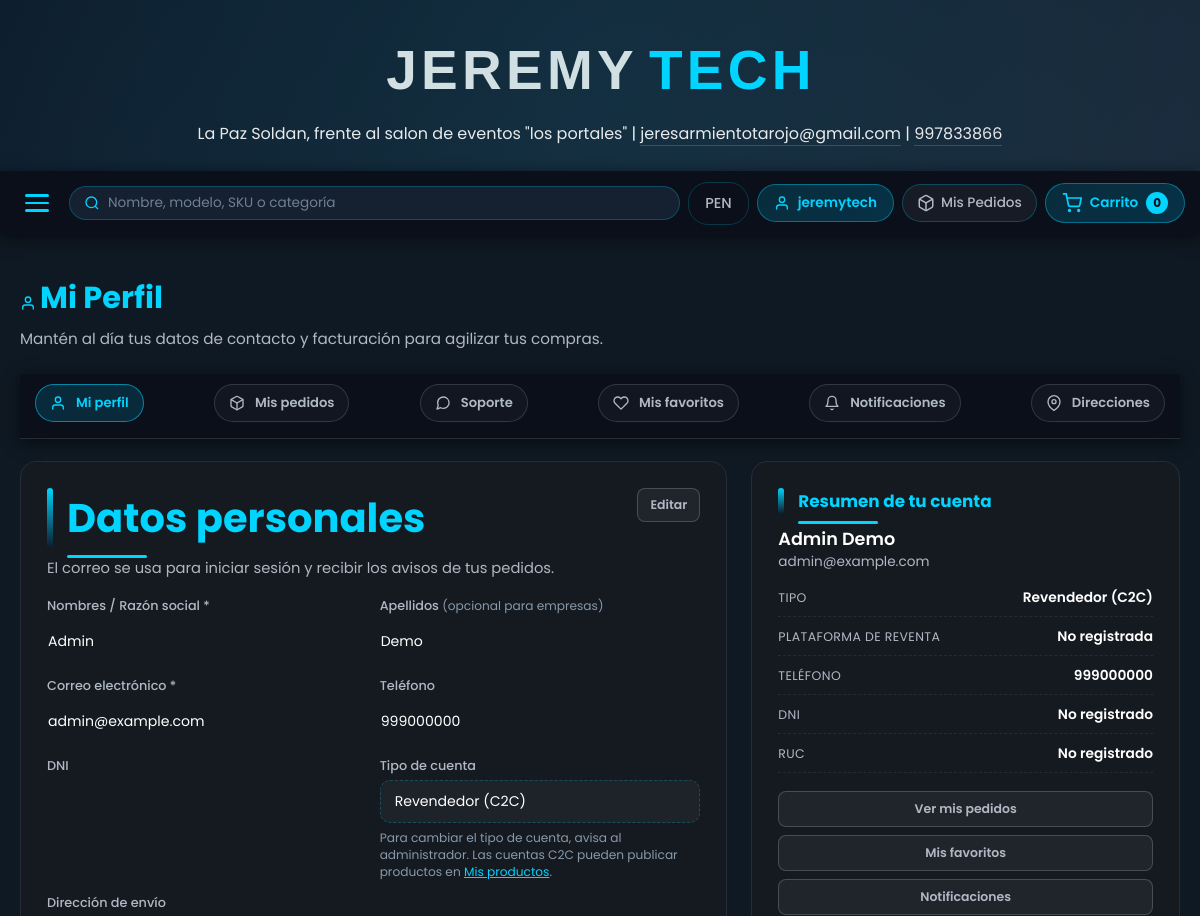
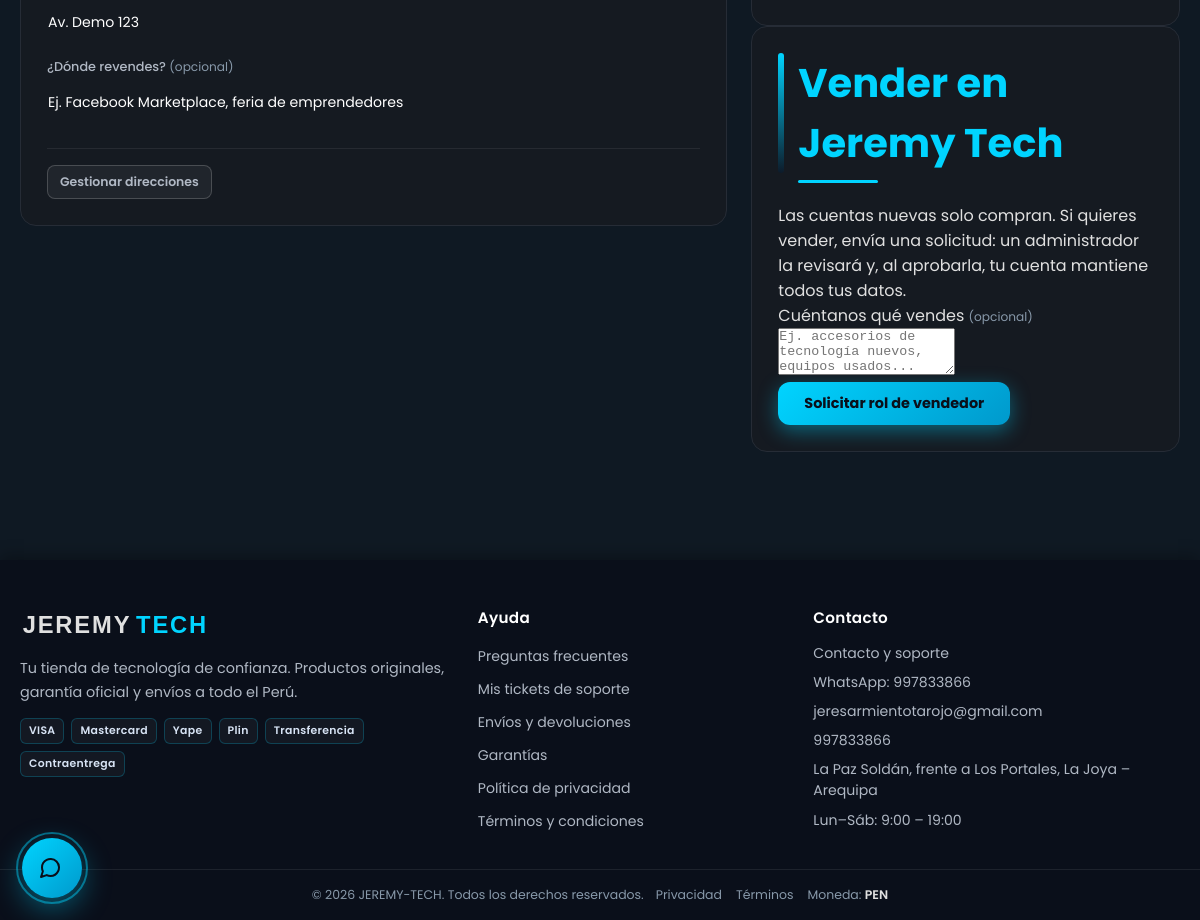
/public/index.php?ruta=perfil (signed in), run on the app's committed database (2 pictures, top to bottom).
### tables this page shows
CREATE TABLE `users` (
  `id` bigint(20) unsigned NOT NULL AUTO_INCREMENT,
  `name` varchar(255) NOT NULL,
  `apellidos` varchar(180) NOT NULL DEFAULT '',
  `email` varchar(190) NOT NULL,
  `usuario` varchar(60) DEFAULT NULL,
  `password` varchar(255) NOT NULL,
  `rol` varchar(30) NOT NULL DEFAULT 'cliente',
  `comision_porcentaje` decimal(5,2) DEFAULT NULL,
  `verificado` tinyint(1) NOT NULL DEFAULT 0,
  `activo` tinyint(1) NOT NULL DEFAULT 1,
  `telefono` varchar(20) NOT NULL DEFAULT '',
  `direccion` varchar(255) NOT NULL DEFAULT '',
  `tipo` enum('B2C','B2B','C2C') NOT NULL DEFAULT 'B2C',
  `empresa` varchar(120) NOT NULL DEFAULT '',
  `ruc` varchar(11) NOT NULL DEFAULT '',
  `plataforma_reventa` varchar(120) NOT NULL DEFAULT '',
  `dni` varchar(8) NOT NULL DEFAULT '',
  `pregunta_secreta` varchar(180) NOT NULL DEFAULT '',
  `respuesta_secreta_hash` varchar(255) NOT NULL DEFAULT '',
  `ultimo_ingreso` timestamp NULL DEFAULT NULL,
  `created_at` timestamp NULL DEFAULT current_timestamp(),
  `updated_at` timestamp NULL DEFAULT NULL ON UPDATE current_timestamp(),
  `deleted_at` timestamp NULL DEFAULT NULL,
  PRIMARY KEY (`id`),
  UNIQUE KEY `users_email_unique` (`email`),
  UNIQUE KEY `users_usuario_unique` (`usuario`),
  KEY `users_rol_index` (`rol`)
);

### src/Controller/CuentaController.php (called while the page is built, shortened)
<?php
class CuentaController
{
    public function perfil(): void
    {
        $perfil = Cuenta::usuarioActual();
        $formulario = $perfil;
        $flash = self::tomarFlashPerfil();
        require BASE_PATH . '/views/layout/header.php';
        require BASE_PATH . '/views/perfil.php';
        require BASE_PATH . '/views/layout/footer.php';
    }
    private static function tomarFlashPerfil(): array
    {
        $flash = $_SESSION['flash_perfil'] ?? null;
        return ['tipo' => '', 'mensaje' => ''];
    }
}

### src/Model/Cuenta.php (called while the page is built, shortened)
<?php
class Cuenta
{
    public static function idSesion(): ?int
    {
        $id = $_SESSION[self::SESION_CLAVE] ?? null;
        return $id !== null ? (int) $id : null;
    }
    public static function puedePublicar(?array $usuario = null): bool
    {
        $usuario ??= self::usuarioActual();
        return (string) ($usuario['rol'] ?? '') === 'vendedor';
    }
    public static function esVendedor(): bool
    {
        return self::puedePublicar();
    }
    public static function usuarioActual(): ?array
    {
        $id = self::idSesion();
        $stmt = conexion()->prepare(
            'SELECT id, name AS nombre, apellidos, email, usuario, telefono, direccion, dni, ruc, empresa,
                    plataforma_reventa, tipo, rol, verificado
             FROM users WHERE id = ? AND activo = 1 AND deleted_at IS NULL LIMIT 1'
        );
        $stmt->execute([$id]);
        $fila = $stmt->fetch();
        return $fila ?: null;
    }
}

### config/conexion.php (called while the page is built, shortened)
<?php
spl_autoload_register(function (string $clase): void {
    $prefijo = 'Controller\\';
    if (str_starts_with($clase, $prefijo)) {
        return;
    }
    $prefijo = 'Model\\';
    if (str_starts_with($clase, $prefijo)) {
        $ruta = BASE_PATH . '/src/Model/' . substr($clase, strlen($prefijo)) . '.php';
        return;
    }
});
function conexion(): PDO
{
    static $pdo = null;
    if ($pdo instanceof PDO) {
        return $pdo;
    }
    try {
        $pdo = new PDO(
            'mysql:host=' . DB_HOST . ';dbname=' . DB_NAME . ';charset=utf8mb4',
            DB_USER,
            DB_PASS,
            [
                PDO::ATTR_ERRMODE            => PDO::ERRMODE_EXCEPTION,
                PDO::ATTR_DEFAULT_FETCH_MODE => PDO::FETCH_ASSOC,
                PDO::ATTR_EMULATE_PREPARES   => false,
            ]
        );
    } catch (PDOException $error) {
        http_response_code(500);
        die(
            "No se pudo conectar a la base de datos '" . DB_NAME . "'. Verifica que " .
            "MariaDB esté encendido y que la base exista (CREATE DATABASE jeremy_tech;).<br>" .
            "Detalle técnico: " . htmlspecialchars($error->getMessage())
        );
    }
    try {
        $offset = (new DateTimeImmutable('now', new DateTimeZone(APP_TIMEZONE)))->format('P');
        $pdo->exec('SET time_zone = ' . $pdo->quote($offset));
    } catch (Throwable) {
    }
    return $pdo;
}

### src/Model/SolicitudVendedor.php (called while the page is built, shortened)
<?php
final class SolicitudVendedor
{
    public static function pendienteDe(int $usuarioId): ?array
    {
        $stmt = conexion()->prepare(
            'SELECT * FROM solicitudes_vendedor
              WHERE usuario_id = ? AND estado = ? ORDER BY id DESC LIMIT 1'
        );
        $stmt->execute([$usuarioId, self::PENDIENTE]);
        $fila = $stmt->fetch();
        return $fila ?: null;
    }
}

### views/perfil.php (the view, shortened to what this page needs)
<?php
$e = static fn ($v): string => htmlspecialchars((string) $v, ENT_QUOTES, 'UTF-8');
$formulario = $formulario ?? $perfil;
$tipoActual = strtoupper((string) ($perfil['tipo'] ?? 'B2C'));
$etiquetaTipo = static fn (string $valor): string => match ($valor) {
    'B2B' => 'Empresa (B2B)',
    'C2C' => 'Revendedor (C2C)',
    default => 'Persona (B2C)',
};
$nombreCompleto = trim((string) ($perfil['nombre'] ?? '') . ' ' . (string) ($perfil['apellidos'] ?? ''));
?>
<main class="cart-page cuenta-page">
 <div class="cart-page-header">
  <h1><svg class="inline-icon" width="16" height="16" fill="none" stroke="currentColor" stroke-width="2" stroke-linecap="round" stroke-linejoin="round" aria-hidden="true"><use href="img/icons.svg#icon-user"/></svg>Mi Perfil</h1>
  <p>Mantén al día tus datos de contacto y facturación para agilizar tus compras.</p>
 </div>
 <?php require BASE_PATH . '/views/partials/cuenta_nav.php'; ?>
 <div class="perfil-grid">
  <section class="cart-page-section perfil-card">
   <div class="cart-page-section-head perfil-head">
    <div>
     <h2>Datos personales</h2>
     <p>El correo se usa para iniciar sesión y recibir los avisos de tus pedidos.</p>
    </div>
    <button type="button" class="btn-mini perfil-editar-btn" id="perfilEditar"
            aria-controls="perfilForm" aria-expanded="false">Editar</button>
   </div>
   <form method="post" action="?ruta=perfil/guardar" id="perfilForm" class="perfil-form"
         data-tipo="<?= $tipoActual ?>" data-abrir-edicion="<?= ($flash['tipo'] ?? '') === 'error' ? '1' : '0' ?>">
    <div class="form-row">
     <div class="form-group">
      <label for="perfilNombre">Nombres / Razón social *</label>
      <input type="text" id="perfilNombre" name="nombre" maxlength="255" required
             autocomplete="name" value="<?= $e($formulario['nombre'] ?? '') ?>">
     </div>
     <div class="form-group">
      <label for="perfilApellidos">Apellidos <span class="perfil-opcional">(opcional para empresas)</span></label>
      <input type="text" id="perfilApellidos" name="apellidos" maxlength="180"
             autocomplete="family-name" value="<?= $e($formulario['apellidos'] ?? '') ?>">
     </div>
    </div>
    <div class="form-row">
     <div class="form-group">
      <label for="perfilEmail">Correo electrónico *</label>
      <input type="email" id="perfilEmail" name="email" maxlength="190" required
             autocomplete="email" value="<?= $e($formulario['email'] ?? '') ?>">
     </div>
     <div class="form-group">
      <label for="perfilTelefono">Teléfono</label>
      <input type="tel" id="perfilTelefono" name="telefono" maxlength="20"
             autocomplete="tel" value="<?= $e($formulario['telefono'] ?? '') ?>">
     </div>
    </div>
    <div class="form-row">
     <div class="form-group">
      <label for="perfilDni">DNI</label>
      <input type="text" id="perfilDni" name="dni" maxlength="8" pattern="[0-9]{8}"
             inputmode="numeric" autocomplete="off" value="<?= $e($formulario['dni'] ?? '') ?>">
     </div>
     <div class="form-group">
      <span class="perfil-etiqueta">Tipo de cuenta</span>
      <p class="perfil-tipo-fijo"><?= $e($etiquetaTipo($tipoActual)) ?></p>
      <p class="perfil-ayuda">
       Para cambiar el tipo de cuenta, avisa al administrador.
       <?php if ($tipoActual === 'C2C'): ?>
        Las cuentas C2C pueden publicar productos en
        <a href="?ruta=mis-productos">Mis productos</a>.
       <?php endif; ?>
      </p>
     </div>
    </div>
    <div class="form-group">
     <label for="perfilDireccion">Dirección de envío</label>
     <input type="text" id="perfilDireccion" name="direccion" maxlength="255"
            autocomplete="street-address" value="<?= $e($formulario['direccion'] ?? '') ?>">
    </div>
    <div class="form-group" data-c2c>
     <label for="perfilPlataforma">¿Dónde revendes? <span class="perfil-opcional">(opcional)</span></label>
     <input type="text" id="perfilPlataforma" name="plataforma_reventa" maxlength="120"
            placeholder="Ej. Facebook Marketplace, feria de emprendedores"
            value="<?= $e($formulario['plataforma_reventa'] ?? '') ?>">
    </div>
     <div class="perfil-acciones">
      <a class="btn-mini" href="?ruta=direcciones">Gestionar direcciones</a>
     </div>
   </form>
  </section>
  <aside class="perfil-aside">
   <section class="cart-page-section perfil-resumen">
    <h2>Resumen de tu cuenta</h2>
    <p class="perfil-resumen-nombre"><?= $e($nombreCompleto !== '' ? $nombreCompleto : 'Cliente') ?></p>
    <p class="perfil-resumen-email"><?= $e($perfil['email'] ?? '') ?></p>
    <dl class="perfil-datos">
     <div>
      <dt>Tipo</dt>
      <dd><?= $e($etiquetaTipo($tipoActual)) ?></dd>
     </div>
     <?php if ($tipoActual === 'C2C'): ?>
     <div>
      <dt>Plataforma de reventa</dt>
      <dd><?= $e(($perfil['plataforma_reventa'] ?? '') !== '' ? $perfil['plataforma_reventa'] : 'No registrada') ?></dd>
     </div>
     <?php endif; ?>
     <div>
      <dt>Teléfono</dt>
      <dd><?= $e(($perfil['telefono'] ?? '') !== '' ? $perfil['telefono'] : 'No registrado') ?></dd>
     </div>
     <div>
      <dt>DNI</dt>
      <dd><?= $e(($perfil['dni'] ?? '') !== '' ? $perfil['dni'] : 'No registrado') ?></dd>
     </div>
     <div>
      <dt>RUC</dt>
      <dd><?= $e(($perfil['ruc'] ?? '') !== '' ? $perfil['ruc'] : 'No registrado') ?></dd>
     </div>
    </dl>
    <div class="perfil-resumen-acciones">
     <a class="btn-mini" href="?ruta=mis-pedidos">Ver mis pedidos</a>
     <a class="btn-mini" href="?ruta=favoritos">Mis favoritos</a>
     <a class="btn-mini" href="?ruta=notificaciones">Notificaciones</a>
    </div>
   </section>
   <?php
     $puedeVender = (string) ($perfil['rol'] ?? '') === 'vendedor';
     $solicitudPendiente = $puedeVender ? null : \Model\SolicitudVendedor::pendienteDe((int) ($perfil['id'] ?? 0));
   ?>
   <section class="cart-page-section perfil-vendedor" id="solicitud-vendedor">
    <h2>Vender en Jeremy Tech</h2>
    <?php if ($puedeVender): ?>
    <p>Tu cuenta ya tiene el rol de vendedor. Publica y gestiona tu catálogo desde Mis productos.</p>
    <a class="btn-mini" href="?ruta=mis-productos">Ir a mis productos</a>
    <?php elseif ($solicitudPendiente !== null): ?>
    <p>Tu solicitud de rol de vendedor está pendiente de revisión por un administrador. Te avisaremos en esta cuenta cuando la resuelva.</p>
    <?php else: ?>
    <p>Las cuentas nuevas solo compran. Si quieres vender, envía una solicitud: un administrador la revisará y, al aprobarla, tu cuenta mantiene todos tus datos.</p>
    <form method="post" action="?ruta=perfil/solicitar-vendedor" class="perfil-vendedor-form">
     <label for="solicitudMensaje">Cuéntanos qué vendes <span class="perfil-opcional">(opcional)</span></label>
     <textarea id="solicitudMensaje" name="mensaje" rows="3" maxlength="<?= \Model\SolicitudVendedor::MENSAJE_MAX ?>"
               placeholder="Ej. accesorios de tecnología nuevos, equipos usados..."></textarea>
     <button type="submit" class="btn-pagar-ahora perfil-btn">Solicitar rol de vendedor</button>
    </form>
    <?php endif; ?>
   </section>
  </aside>
 </div>
</main>

### views/layout/header.php (shortened to what this page needs)
<!DOCTYPE html>
<html lang="es">
 <head>
<link href="css/styles.css?v=<?= (int) @filemtime(BASE_PATH . '/public/css/styles.css') ?>" rel="stylesheet"/>
   <link href="css/carrito.css?v=<?= (int) @filemtime(BASE_PATH . '/public/css/carrito.css') ?>" rel="stylesheet"/>
   <link href="css/auth.css?v=<?= (int) @filemtime(BASE_PATH . '/public/css/auth.css') ?>" rel="stylesheet"/>
   <link href="css/cuenta.css?v=<?= (int) @filemtime(BASE_PATH . '/public/css/cuenta.css') ?>" rel="stylesheet"/>
   <link href="css/chat.css?v=<?= (int) @filemtime(BASE_PATH . '/public/css/chat.css') ?>" rel="stylesheet"/>
 </head>
 <body>
  <header>
   <div class="logo-text">
    <img class="logo-svg" src="img/logo.svg" alt="JEREMY TECH"/>
   </div>
   <p>
    La Paz Soldan, frente al salon de eventos "los portales" |
    <a href="mailto:jeresarmientotarojo@gmail.com">jeresarmientotarojo@gmail.com</a> |
    <a href="tel:+51997833866">997833866</a>
   </p>
  </header>
  <nav aria-label="Navegación principal">
   <button class="nav-hamburger"
           id="hamburgerBtn"
           type="button"
           onclick="toggleMenu()"
           aria-label="Abrir menú de categorías"
           aria-controls="navMainLinks"
           aria-expanded="false">
    <span aria-hidden="true"></span>
    <span aria-hidden="true"></span>
    <span aria-hidden="true"></span>
   </button>
   <div class="nav-actions">
    <?php
     $busquedaActual = isset($_GET['q']) && is_scalar($_GET['q']) ? (string) $_GET['q'] : '';
    ?>
    <form class="nav-search-box" action="index.php" method="get" role="search" data-suggest-url="?ruta=catalogo/sugerencias">
     <svg class="search-icon" fill="none" stroke="currentColor" stroke-width="2" aria-hidden="true">
      <use href="img/icons.svg#icon-search"/>
     </svg>
     <input type="search" id="busquedaInput" name="q" value="<?= htmlspecialchars($busquedaActual, ENT_QUOTES, 'UTF-8') ?>" placeholder="Nombre, modelo, SKU o categoría" autocomplete="off" enterkeyhint="search" aria-label="Buscar productos"/>
    </form>
    <div class="nav-moneda">
     <button class="nav-moneda-btn"
             id="monedaBtn"
             type="button"
             aria-label="Cambiar moneda"
             aria-haspopup="true"
             aria-expanded="false"
             aria-controls="monedaDropdown">
      PEN
     </button>
    </div>
    <?php $usuarioCuenta = \Model\Cuenta::usuarioActual(); ?>
    <?php if ($usuarioCuenta): ?>
    <?php
      $nombreCuenta = trim((string) ($usuarioCuenta['usuario'] ?? ''));
    ?>
    <div class="nav-account" id="navAccountBox">
     <button class="nav-account-btn"
             type="button"
             title="Mi cuenta"
             aria-label="Mi cuenta"
             aria-haspopup="true"
             aria-expanded="false"
             aria-controls="navAccountDropdown">
      <svg class="nav-icon" width="16" height="16" fill="none" stroke="currentColor" stroke-width="2" stroke-linecap="round" stroke-linejoin="round" aria-hidden="true"><use href="img/icons.svg#icon-user"/></svg>
      <span class="nav-account-label"><?= htmlspecialchars($nombreCuenta, ENT_QUOTES) ?></span>
     </button>
    </div>
    <?php endif; ?>
    <a class="nav-orders-btn" id="ordersNavBtn" href="?ruta=mis-pedidos" title="Ver mis pedidos" aria-label="Ver mis pedidos">
     <svg width="18" height="18" fill="none" stroke="currentColor" stroke-width="2" aria-hidden="true">
      <use href="img/icons.svg#icon-pedidos"/>
     </svg>
     <span class="nav-orders-label">Mis Pedidos</span>
    </a>
    <button class="nav-cart-btn" id="cartNavBtn" type="button" onclick="abrirCarrito()" title="Ver carrito de compras" aria-label="Ver carrito de compras">
     <svg width="20" height="20" fill="none" stroke="currentColor" stroke-width="2" aria-hidden="true">
      <use href="img/icons.svg#icon-cart"/>
     </svg>
     <span class="nav-cart-label">Carrito</span>
     <span class="cart-badge" id="cartBadgeNav">0</span>
    </button>
   </div>
  </nav>

### data on the page
users: usuario "jeremytech", nombre "Admin", apellidos "Demo", email "admin@example.com", telefono "999000000", tipo "Revendedor (C2C)", direccion "Av. Demo 123", name+apellidos "Admin Demo", plataforma_reventa "No registrada", dni "No registrado", ruc "No registrado"

### other printed values
$texto "Mi perfil"
$texto "Mis pedidos"
$texto "Soporte"
$texto "Mis favoritos"
$texto "Notificaciones"
$e($telefonoTienda) "997833866"
$e($emailTienda) "jeresarmientotarojo@gmail.com"
$e($direccionTienda) "La Paz Soldán, frente a Los Portales, La Joya – Arequipa"
$e($nombreTienda) "JEREMY-TECH"
